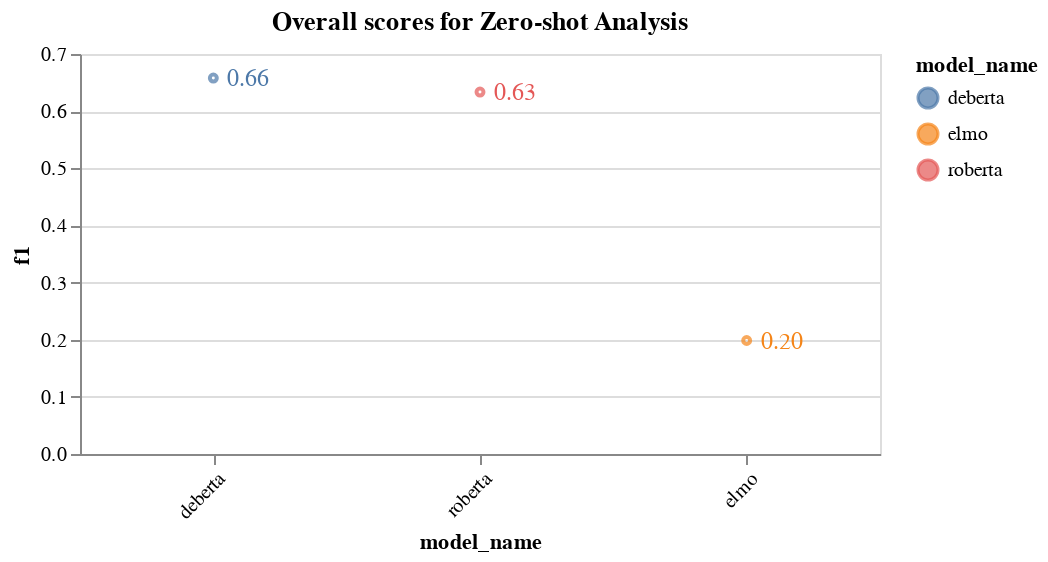

The code cell stored with this chart in its notebook:
### Code cell
points = alt.Chart(source.sort_values('f1'),title="Overall scores for Zero-shot Analysis").mark_point().encode(
    x=alt.X('model_name:N',axis=alt.Axis(labelAngle=-45),sort='-y'),
    y=alt.Y('f1:Q'),
    color='model_name:N',size=alt.value(12)
).properties(width=400, height = 200)
text = points.mark_text(
    align='left',
    baseline='middle',
    dx=7
).encode(
    text=alt.Text('f1', format=".2f")
)

points + text

### Figure 1 — Vega-Lite specification as saved in the notebook (floating-point values rounded to 4 significant figures)
{"config": {"view": {"continuousWidth": 300, "continuousHeight": 300}}, "layer": [{"mark": {"type": "point"}, "encoding": {"color": {"field": "model_name", "type": "nominal"}, "size": {"value": 12}, "x": {"axis": {"labelAngle": -45}, "field": "model_name", "sort": "-y", "type": "nominal"}, "y": {"field": "f1", "type": "quantitative"}}, "title": "Overall scores for Zero-shot Analysis"}, {"mark": {"type": "text", "align": "left", "baseline": "middle", "dx": 7}, "encoding": {"color": {"field": "model_name", "type": "nominal"}, "size": {"value": 12}, "text": {"field": "f1", "format": ".2f", "type": "quantitative"}, "x": {"axis": {"labelAngle": -45}, "field": "model_name", "sort": "-y", "type": "nominal"}, "y": {"field": "f1", "type": "quantitative"}}, "title": "Overall scores for Zero-shot Analysis"}], "data": {"name": "data-a8617b0d7a7efe031c3ed47fb9756d2a"}, "height": 200, "width": 400, "$schema": "https://vega.github.io/schema/vega-lite/v5.6.1.json", "datasets": {"data-a8617b0d7a7efe031c3ed47fb9756d2a": [{"model_name": "elmo", "f1": 0.1986, "precision": 0.1986, "recall": 0.1986, "accuracy": 0.1986}, {"model_name": "roberta", "f1": 0.6334, "precision": 0.6334, "recall": 0.6334, "accuracy": 0.6334}, {"model_name": "deberta", "f1": 0.658, "precision": 0.658, "recall": 0.658, "accuracy": 0.658}]}}
